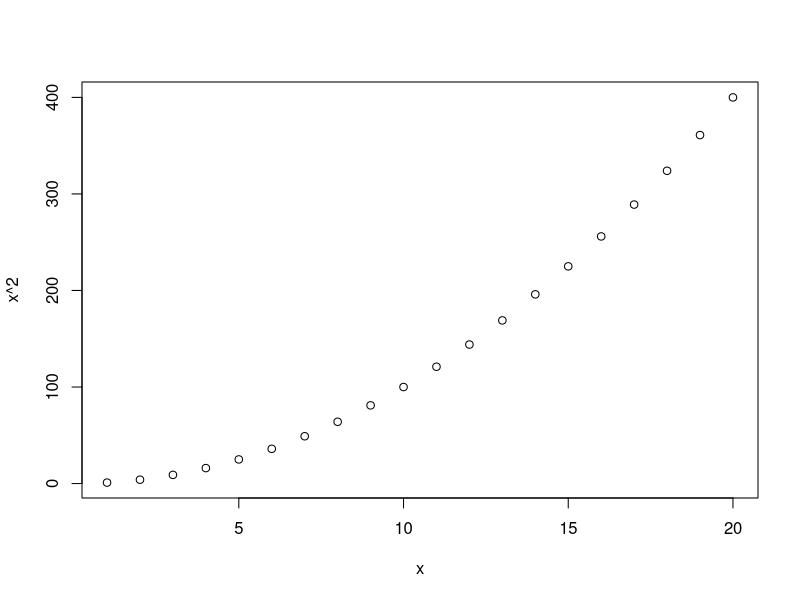

R code for this plot: (Note: this script raises an error after producing the figure.)
#la fonction plot()
x<-1:20
plot(x, x^2)

#Il existe plusieurs fonctions de base pour les graphiques.
# plot()
# hist()
# boxplot()
# Utilisation basique
boxplot(maMatrice)


#Arguments communs à toutes les fonctions
plot(x, x^2, xlim=c(0, 30), ylim=c(-100, 500), xlab="Variable x", ylab="Variable x au carré", main="Carré des valeurs de 1 à 20", cex.axis=1.5, cex.lab=1.5, cex.main=2, bty="l", pch=16)


# Sauvegarde dans un fichier image
# Dans l'onglet Plots : Export-'Save Plot As Image'
# File name :  boxPlot
# La même chose avec la commande : 
png("boxPlot.png") 
plot(x, x^2, xlim=c(0, 30), ylim=c(-100, 500), xlab="Variable x", ylab="Variable x au carré", main="Carré des valeurs de 1 à 20", cex.axis=1.5, cex.lab=1.5, cex.main=2, bty="l", pch=16, col = 2)

#Pour ajouter une légende
legend("topright", legend = "X", pch = 16, col = 2)

# Ferme la fenêtre graphique et enregistre le fichier.
dev.off()

# Il existe 71 paramètres pour affiner les graphiques
# Liste des 71 paramètres de la fonction par()
par()



